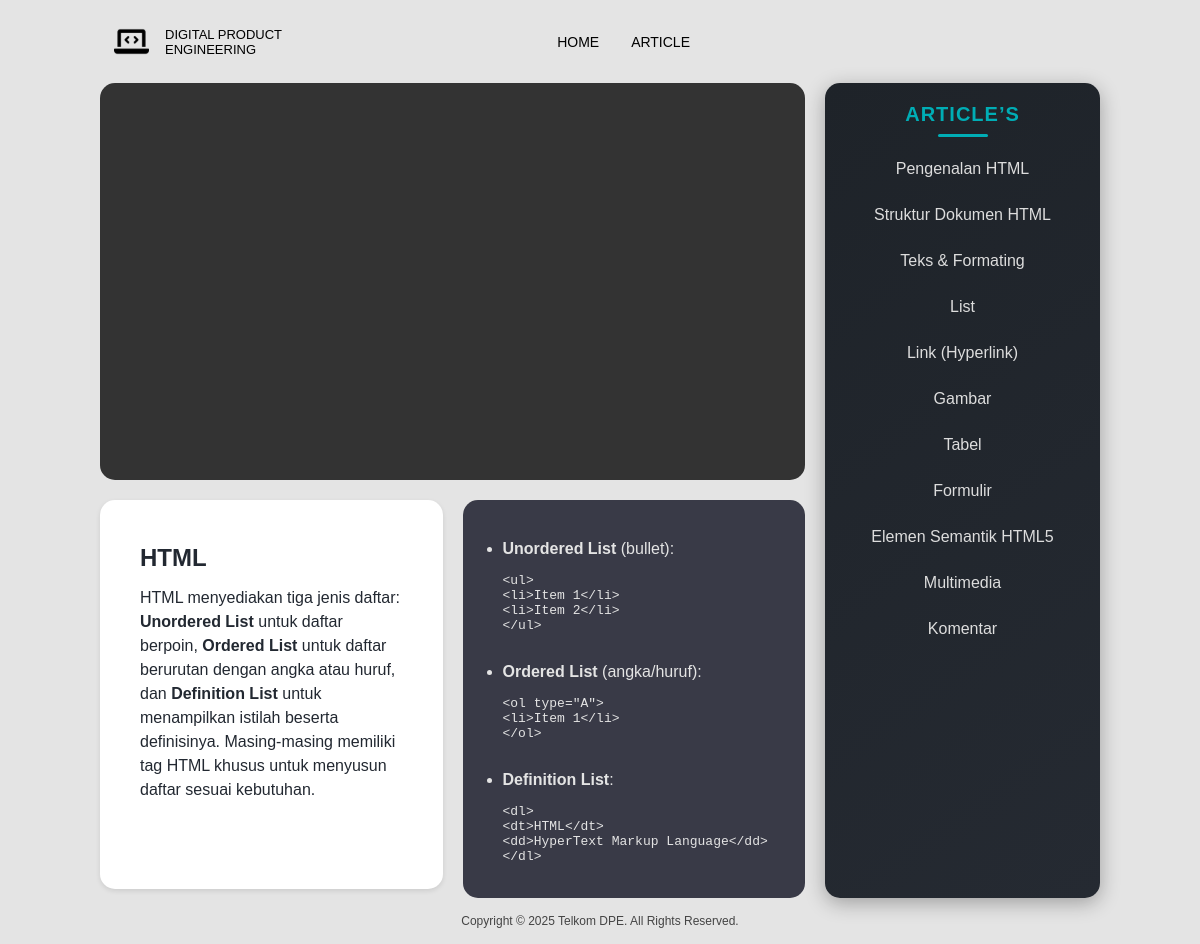
The page /pages/page.php?Id=4 on the database its author committed.
### tables this page shows
CREATE TABLE `materi` (
  `Id_Materi` int(11) NOT NULL,
  `Nama_Materi` varchar(255) NOT NULL,
  `Rangkuman` varchar(10000) NOT NULL,
  `Point_Rangkuman` varchar(5870) NOT NULL,
  `Pranala_Youtube` varchar(255) NOT NULL
);

### pages/page.php (the view, shortened to what this page needs)
<?php
include("../connection.php");
$id = $_GET["Id"] ?? null;
$Pranala = mysqli_query($conn, "SELECT Pranala_Youtube FROM materi WHERE Id_Materi = '$id'");
$Rangkuman = mysqli_query($conn, "SELECT Rangkuman FROM materi WHERE Id_Materi = '$id'");
$Point = mysqli_query($conn, "SELECT Point_Rangkuman FROM materi WHERE Id_Materi = '$id'");
$pranalaData = mysqli_fetch_assoc($Pranala);
$rangkumanData = mysqli_fetch_assoc($Rangkuman);
$pointData = mysqli_fetch_assoc($Point);
?>
<!DOCTYPE html>
<html lang="en">
<head>
  <link rel="stylesheet" href="style.css">
</head>
<body>
  <header>
    <div class="header-container">
      <div class="logo">
        <img src="../asset/8665571_laptop_code_icon 1.svg" alt="Logo" height="35px" />
        <p>DIGITAL PRODUCT <br /> ENGINEERING</p>
      </div>
      <nav>
        <a href="../index.html">HOME</a>
        <a href="#page.php">ARTICLE</a>
      </nav>
    </div>
  </header>
  <center>
    <div class="container">
      <div class="main-content">
        <div class="card video-card">
          <iframe src="<?= $pranalaData['Pranala_Youtube'] ?>" title="YouTube video" frameborder="0"
            allowfullscreen></iframe>
        </div>
        <div class="small-cards">
          <div class="card white-card box-1">
            <h2>HTML</h2>
            <p><?= $rangkumanData['Rangkuman'] ?></p>
          </div>
          <div class="card dark-card box-2  ">
            <ul>
              <?= $pointData['Point_Rangkuman'] ?>
            </ul>
          </div>
        </div>
      </div>
      <div class="sidebar">
        <h2>Article’s</h2>
        <ol type="I">
          <li><a href="page.php?Id=1">Pengenalan HTML</a></li>
          <li><a href="page.php?Id=2">Struktur Dokumen HTML</a></li>
          <li><a href="page.php?Id=3">Teks & Formating</a></li>
          <li><a href="page.php?Id=4">List</a></li>
          <li><a href="page.php?Id=5">Link (Hyperlink)</a></li>
          <li><a href="page.php?Id=6">Gambar</a></li>
          <li><a href="page.php?Id=7">Tabel</a></li>
          <li><a href="page.php?Id=8">Formulir</a></li>
          <li><a href="page.php?Id=9">Elemen Semantik HTML5</a></li>
          <li><a href="page.php?Id=10">Multimedia</a></li>
          <li><a href="page.php?Id=11">Komentar</a></li>
        </ol>
      </div>
    </div>
  </center>
  <div class="copyright">
    Copyright © 2025 Telkom DPE. All Rights Reserved.
  </div>
</body>
</html>

### pages/style.css (style rules this page uses)
* { box-sizing: border-box; margin: 0; padding: 0; }
header { display: flex; justify-content: left; align-items: center; padding: 1rem 2rem; width: 100%; max-width: 1100px; margin: 0 auto; gap: 2rem; min-width: 600px; }
.header-container { display: flex; justify-content: space-between; align-items: center; padding: 0.5rem 2rem; flex-wrap: wrap; font-family: Jura, sans-serif; max-width: 640px; width: 100%; box-sizing: border-box; }
nav { display: flex; flex-wrap: wrap; gap: 2rem; }
nav a { color: #000; text-decoration: none; font-size: 14px; position: relative; transition: color 0.3s ease; }
.logo { display: flex; align-items: center; gap: 1rem; font-size: small; }
body { height: 100%; margin: 0; padding: 0; font-family: 'Kanit', sans-serif; }
body { justify-content: center; align-items: center; background: #e4e4e4; font-family: sans-serif; }
.container { max-width: 1000px; display: flex; gap: 20px; width: 100%; }
.main-content { flex: 3; display: flex; flex-direction: column; gap: 20px; }
.video-card { position: relative; border-radius: 20px; overflow: hidden; height: 240px; background: #333; }
.small-cards { display: flex; gap: 20px; height: fit-content; }
.card { flex: 1; border-radius: 15px; }
.white-card { background: #fff; box-shadow: 0 2px 5px rgba(0, 0, 0, 0.1); }
.dark-card { background: #393a47; }
.sidebar { flex: 1; background: linear-gradient(145deg, #1e2329, #252a32); border-radius: 15px; color: #fff; padding: 20px; min-height: 460px; box-shadow: 0 5px 20px rgba(0, 0, 0, 0.3); }
.sidebar h2 { font-size: 24px; margin-bottom: 20px; color: #00ADB5; text-transform: uppercase; letter-spacing: 1px; position: relative; }
.sidebar h2::after { content: ""; display: block; width: 50px; height: 3px; background-color: #00ADB5; margin-top: 8px; border-radius: 3px; }
.sidebar ol { padding-left: 0; margin: 0; list-style: none; }
.sidebar li { margin: 12px 0; padding: 8px 12px; border-radius: 8px; transition: background 0.3s ease, transform 0.2s ease; }
.sidebar a { color: #ddd; text-decoration: none; font-size: 16px; display: block; transition: color 0.3s ease, transform 0.2s ease; }
.card li { margin-bottom: 15px; }
.card h2 { margin-bottom: 10px; }
.box-2 ul { margin-bottom: 15px; }
.box-1 { width: 200px; min-height: 389px; height: fit-content; padding: 40px; color: #222831; text-align: left; line-height: 1.5; }
.box-2 { padding: 40px; color: #e4e4e4; text-align: left; width: 200px; height: 398px; }
.sidebar h2 { margin-bottom: 15px; font-size: 20px; }
.video-card { width: 100%; height: 100%; aspect-ratio: 16 / 9; display: block; }
.video-card iframe { width: 100%; height: 100%; border: none; }
.copyright { text-align: center; font-size: 12px; margin: 1rem 0; color: #444; }

### rows shown on the page
materi: Rangkuman "HTML menyediakan tiga jenis daftar: Unordered List untuk daftar berpoin, Ordered List untuk daftar berurutan dengan angka atau huruf, dan Definition List untuk menampilkan istilah beserta definisinya. Masing-masing memiliki tag HTML khusus untuk menyusun daftar sesuai kebutuhan.", Point_Rangkuman "Unordered List (bullet): <ul> <li>Item 1</li> <li>Item 2</li> </ul> Ordered List (angka/huruf): <ol type=\"A\"> <li>Item 1</li> </ol> Definition List : <dl> <dt>HTML</dt> <dd>HyperText Markup Language</dd> </dl>"
